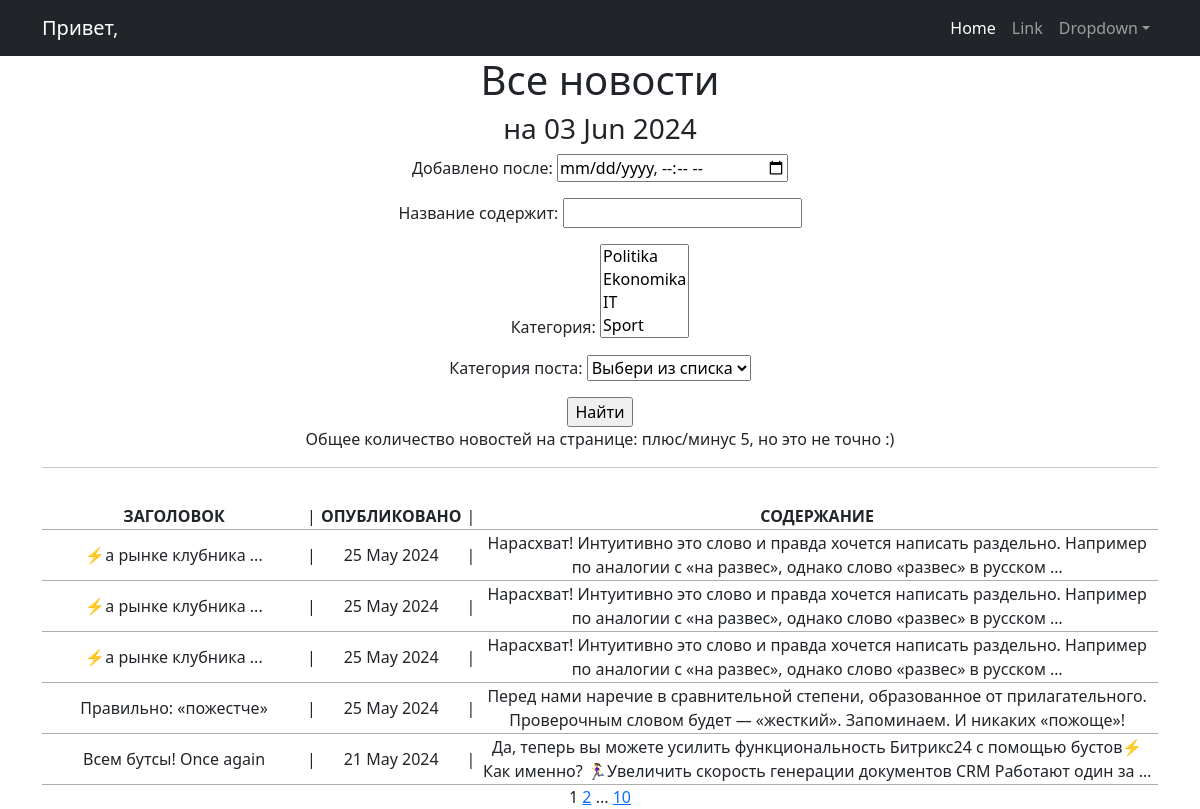
The page /news/ on the database as committed earlier.
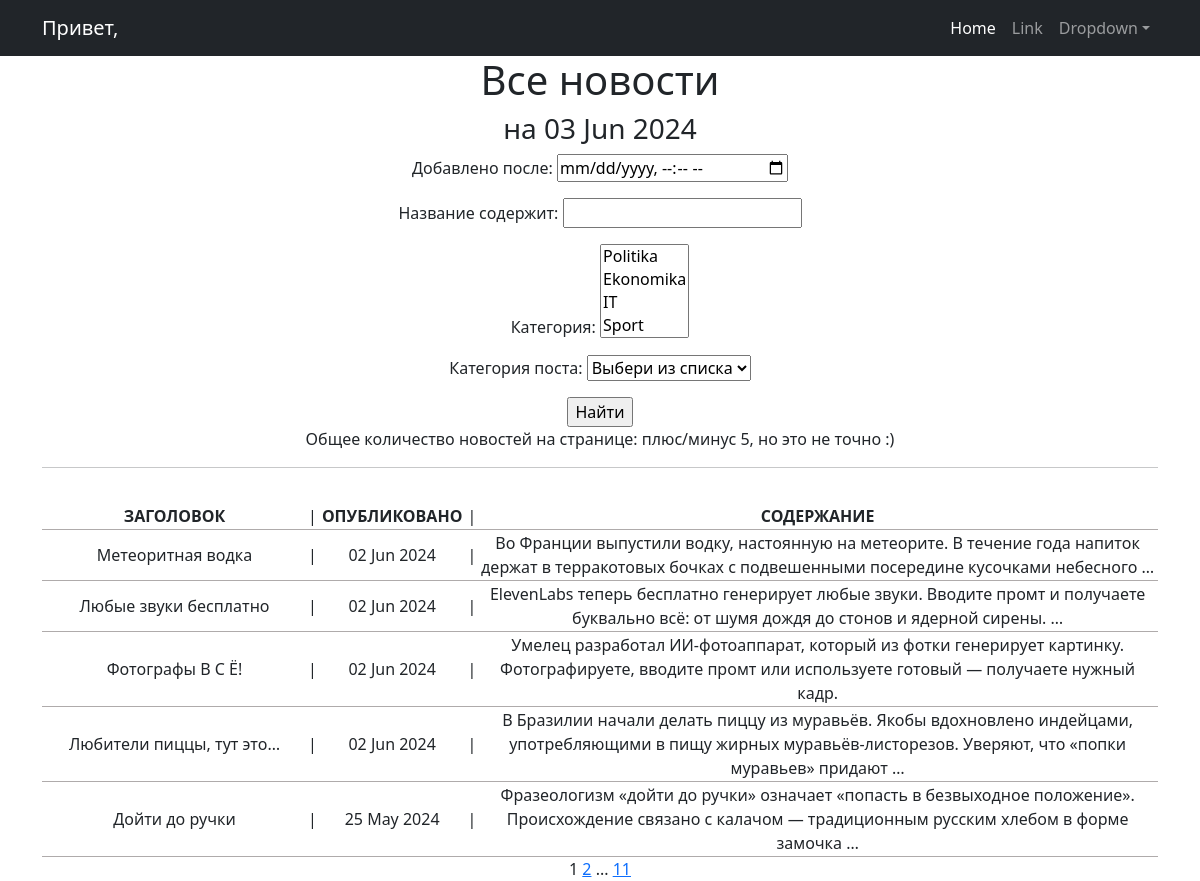
The same page on the database as committed later.
### news/models.py (models this page shows, shortened)
class Post(models.Model):
    post_author = models.ForeignKey(Author, on_delete=models.CASCADE, verbose_name='Автор')
    post_type = models.CharField(max_length=1, choices=POST_TYPE_CHOICES, verbose_name='Тип поста')
    created_at = models.DateTimeField(auto_now_add=True, verbose_name="Дата создания")
    categories = models.ManyToManyField(Category, through='PostCategory', verbose_name="Категория")
    title = models.CharField(max_length=256, verbose_name="Заголовок")
    content = models.TextField(blank=True, verbose_name="Содержание")
    post_rating = models.IntegerField(default=0)

### news/views.py (the view, shortened to what this page needs)
# urls.py: path('', PostsList.as_view(), name='news'),
class PostsList(ListView):
    model = Post
    ordering = '-created_at'
    template_name = 'news.html'
    context_object_name = 'news'
    paginate_by = 5
    def get_queryset(self):
        queryset = super().get_queryset()
        self.filterset = PostFilter(self.request.GET, queryset=queryset)
        logger.debug(f"Параметры фильтрации: {self.request.GET}")
        return self.filterset.qs
    def get_context_data(self, **kwargs):
        context = super().get_context_data(**kwargs)
        context['time_now'] = datetime.utcnow()
        context['filterset'] = self.filterset
        return context

### news/models.py (called while the page is built)
    def __str__(self):
        return self.category_name

### template/news.html (shortened to what this page needs)
{% extends 'flatpages/default.html' %}
{% load censor_filter %}
{% block content %}
    <h1>Все новости</h1>
<h3>на {{ time_now|date:'d M Y' }}</h3>
    <form action="" method="get">
    {{ filterset.form.as_p }}
    <input type="submit" value="Найти" />
   </form>
    <p> Общее количество новостей на странице:  плюс/минус {{ news|length }}, но это не точно :)</p>
   <hr>
   {% if news %}
       <table width="100%" style ="margin-top: 35px">
           <tr>
               <th width="300">ЗАГОЛОВОК</th>
               <td> | </td>
               <th width="150">ОПУБЛИКОВАНО</th>
               <td> | </td>
               <th width="800">СОДЕРЖАНИЕ</th>
           </tr>
           {% for i in news %}
           <tr class = "table-group-divider">
               <td>{{ i.title|truncatewords:8 }}</td>
               <td> | </td>
               <td>{{ i.created_at|date:"d M Y" }}</td>
               <td> | </td>
               <td>{{ i.content|truncatewords:20 }}</td>
           </tr>
           {% endfor %}
       </table>
   {% else %}
       <h5>По Вашему запросу ничего не нашлось? Загляните позже, авторы уже пишут!</h5>
   {% endif %}
{{ page_obj.number }}
{% if page_obj.has_next %}
    <a href="?{{ request.GET.urlencode }}&page={{ page_obj.next_page_number }}{% if filterset %}&{{ filterset.urlencode }}{% endif %}">{{ page_obj.next_page_number }}</a>
    {% if paginator.num_pages != page_obj.next_page_number %}
        ...
        <a href="?{{ request.GET.urlencode }}&page={{ page_obj.paginator.num_pages }}{% if filterset %}&{{ filterset.urlencode }}{% endif %}">{{ page_obj.paginator.num_pages }}</a>
    {% endif %}
{% endif %}
{% endblock content %}

### template/flatpages/default.html (shortened to what this page needs)
<!DOCTYPE html>
<html lang="en">
    <head>
        {% load static %}
        <link href="{% static 'css/styles.css' %}" rel="stylesheet" />
    </head>
    <body>
        <nav class="navbar navbar-expand-lg navbar-dark bg-dark">
            <div class="container">
                <a class="navbar-brand" href="#">Привет, {{ user.username }}</a>
                <div class="collapse navbar-collapse" id="navbarSupportedContent">
                    <ul class="navbar-nav ms-auto mb-2 mb-lg-0">
                        <li class="nav-item"><a class="nav-link active" aria-current="page" href="#">Home</a></li>
                        <li class="nav-item"><a class="nav-link" href="#">Link</a></li>
                        <li class="nav-item dropdown">
                            <a class="nav-link dropdown-toggle" id="navbarDropdown" href="#" role="button" data-bs-toggle="dropdown" aria-expanded="false">Dropdown</a>
                        </li>
                    </ul>
                </div>
            </div>
        </nav>
        <div class="container">
            <div class="row">
                <div class="col-lg-12 text-center">
           {% block content %}{% endblock content %}
                </div>
            </div>
        </div>
    </body>
</html>

Rows that differ between the two databases and show on the page:
no longer on this page (row unchanged): Post: title "⚡️а рынке клубника ...", created_at "25 May 2024", content "Нарасхват! Интуитивно это слово и правда хочется написать раздельно. Например по аналогии с «на развес», однако слово «развес» в русском …"
no longer on this page (row unchanged): Post: title "⚡️а рынке клубника ...", created_at "25 May 2024", content "Нарасхват! Интуитивно это слово и правда хочется написать раздельно. Например по аналогии с «на развес», однако слово «развес» в русском …"
no longer on this page (row unchanged): Post: title "⚡️а рынке клубника ...", created_at "25 May 2024", content "Нарасхват! Интуитивно это слово и правда хочется написать раздельно. Например по аналогии с «на развес», однако слово «развес» в русском …"
no longer on this page (row unchanged): Post: title "Правильно: «пожестче»", created_at "25 May 2024", content "Перед нами наречие в сравнительной степени, образованное от прилагательного. Проверочным словом будет — «жесткий». Запоминаем. И никаких «пожоще»!"
no longer on this page (row unchanged): Post: title "Всем бутсы! Once again", created_at "21 May 2024", content "Да, теперь вы можете усилить функциональность Битрикс24 с помощью бустов⚡️ Как именно? 🏃‍♀️Увеличить скорость генерации документов CRM Работают один за …"
added Post: title "Метеоритная водка", created_at "02 Jun 2024", content "Во Франции выпустили водку, настоянную на метеорите. В течение года напиток держат в терракотовых бочках с подвешенными посередине кусочками небесного …"
added Post: title "Любые звуки бесплатно", created_at "02 Jun 2024", content "ElevenLabs теперь бесплатно генерирует любые звуки. Вводите промт и получаете буквально всё: от шумя дождя до стонов и ядерной сирены. …"
added Post: title "Фотографы В С Ë!", created_at "02 Jun 2024", content "Умелец разработал ИИ-фотоаппарат, который из фотки генерирует картинку. Фотографируете, вводите промт или используете готовый — получаете нужный кадр."
added Post: title "Любители пиццы, тут это…", created_at "02 Jun 2024", content "В Бразилии начали делать пиццу из муравьёв. Якобы вдохновлено индейцами, употребляющими в пищу жирных муравьёв-листорезов. Уверяют, что «попки муравьев» придают …"
added Post: title "Дойти до ручки", created_at "25 May 2024", content "Фразеологизм «дойти до ручки» означает «попасть в безвыходное положение». Происхождение связано с калачом — традиционным русским хлебом в форме замочка …"
Other text that changed with them:
{{ page_obj.paginator.num_pages }}: "10" → "11"
